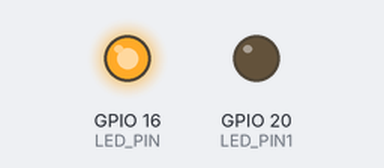
Simulated run of this program. Board: Raspberry Pi (BCM pin numbers). Shown: output pins drawn as LEDs (lit = HIGH).

Above: at 0.6 s.
At 2.4 s:
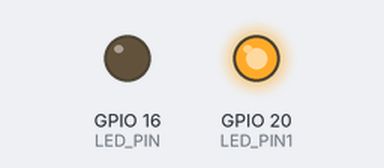
At 3.6 s:
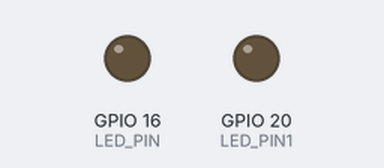
Timing chart, 0 to 5.9 s (numbered marks = the images above):
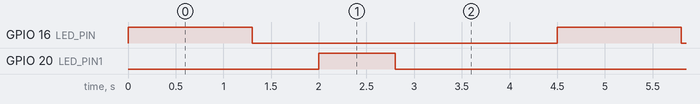

Measured:
- by itself, GPIO 16 (LED_PIN): alternates HIGH for 1.3 s and LOW for 3.2 s
- by itself, GPIO 20 (LED_PIN1): alternates HIGH for 0.80 s and LOW for 3.7 s
- by itself, everything shown: repeats every 4.5 s, in 4 steps

The program:

c.py
```python
import RPi.GPIO as GPIO
import time

LED_PIN = 16
LED_PIN1 = 20

GPIO.setmode(GPIO.BCM)
GPIO.setup(LED_PIN, GPIO.OUT)
GPIO.setup(LED_PIN1, GPIO.OUT)

while True:
    GPIO.output(LED_PIN, GPIO.HIGH)
    time.sleep(1.3)
    GPIO.output(LED_PIN, GPIO.LOW)
    time.sleep(0.7)
    GPIO.output(LED_PIN1, GPIO.HIGH)
    time.sleep(0.8)
    GPIO.output(LED_PIN1, GPIO.LOW)
    time.sleep(1.7)
```
